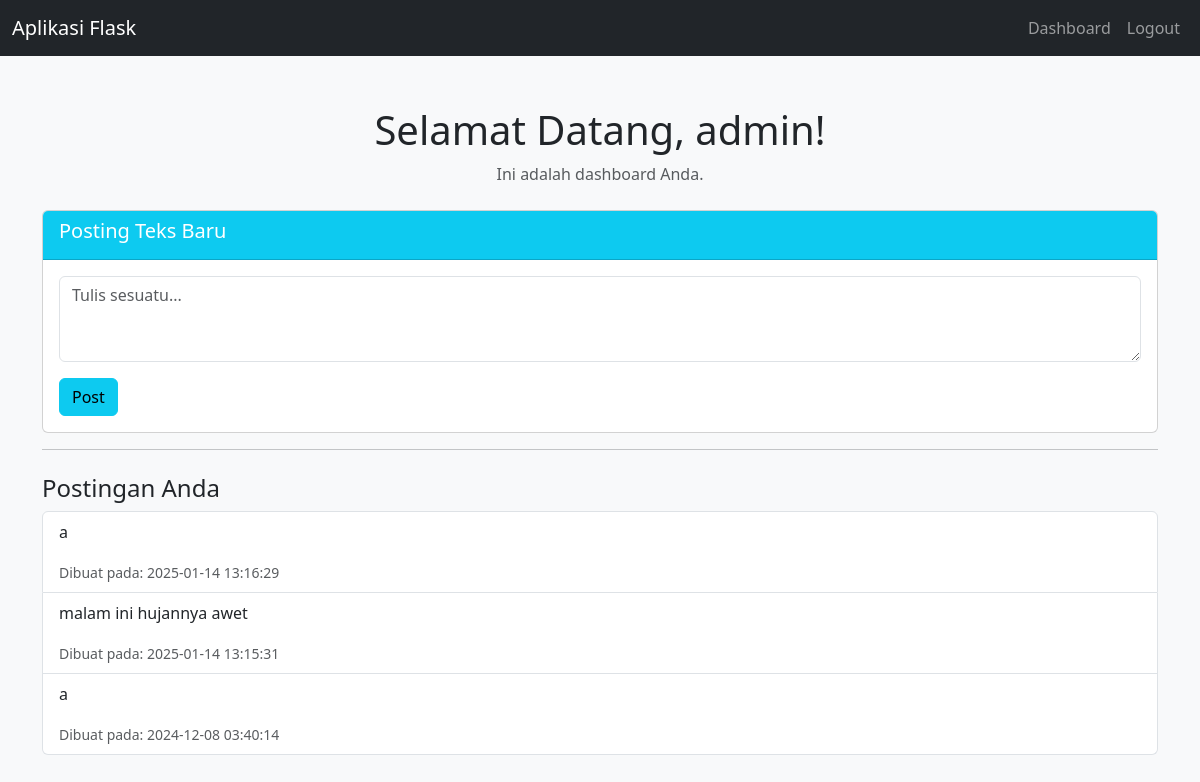
The app's page /dashboard (signed in) with its own data.
### tables this page shows
CREATE TABLE uploaded_texts (
            id INTEGER PRIMARY KEY AUTOINCREMENT,
            user_id INTEGER NOT NULL,
            text_content TEXT NOT NULL,
            created_at TIMESTAMP DEFAULT CURRENT_TIMESTAMP,
            FOREIGN KEY (user_id) REFERENCES users (id)
        );

### app.py (the view, shortened to what this page needs)
@app.route("/dashboard", methods=["GET", "POST"])
def dashboard():
    if "user_id" not in session:  # Periksa apakah pengguna sudah login
        flash("Silakan login terlebih dahulu.", "warning")
        return redirect(url_for("login"))
    user_id = session["user_id"]  # Ambil user ID dari session
    username = session["username"]  # Ambil username dari session
    conn = get_db_connection()
    texts = conn.execute(
        "SELECT text_content, created_at FROM uploaded_texts WHERE user_id = ? ORDER BY created_at DESC",
        (user_id,)
    ).fetchall()
    conn.close()
    return render_template("dashboard.html", username=username, texts=texts)

### app.py (called while the page is built)
def get_db_connection():
    conn = sqlite3.connect('users.db')
    conn.row_factory = sqlite3.Row  # Supaya hasil query berbentuk dictionary-like
    return conn

### templates/dashboard.html
{% extends "base.html" %} {% block content %}
<div class="text-center mb-4">
  <h1>Selamat Datang, {{ username }}!</h1>
  <p class="text-muted">Ini adalah dashboard Anda.</p>
</div>
<div class="card">
  <div class="card-header bg-info text-white">
    <h5>Posting Teks Baru</h5>
  </div>
  <div class="card-body">
    <form method="POST">
      <div class="mb-3">
        <textarea
          class="form-control"
          name="text_content"
          rows="3"
          placeholder="Tulis sesuatu..."
          required
        ></textarea>
      </div>
      <button type="submit" class="btn btn-info">Post</button>
    </form>
  </div>
</div>
<hr />
<div class="mt-4">
  <h4>Postingan Anda</h4>
  {% if texts %}
  <ul class="list-group">
    {% for text in texts %}
    <li class="list-group-item">
      <p>{{ text.text_content }}</p>
      <small class="text-muted">Dibuat pada: {{ text.created_at }}</small>
    </li>
    {% endfor %}
  </ul>
  {% else %}
  <p class="text-muted">Belum ada postingan.</p>
  {% endif %}
</div>
{% endblock %}

### templates/base.html (style rules this page uses)
body { background-color: #f8f9fa; }

### records on screen
uploaded_texts: text_content "a", created_at "2025-01-14 13:16:29"
uploaded_texts: text_content "malam ini hujannya awet", created_at "2025-01-14 13:15:31"
uploaded_texts: text_content "a", created_at "2024-12-08 03:40:14"

### other values on screen
{{ username }} "admin"
